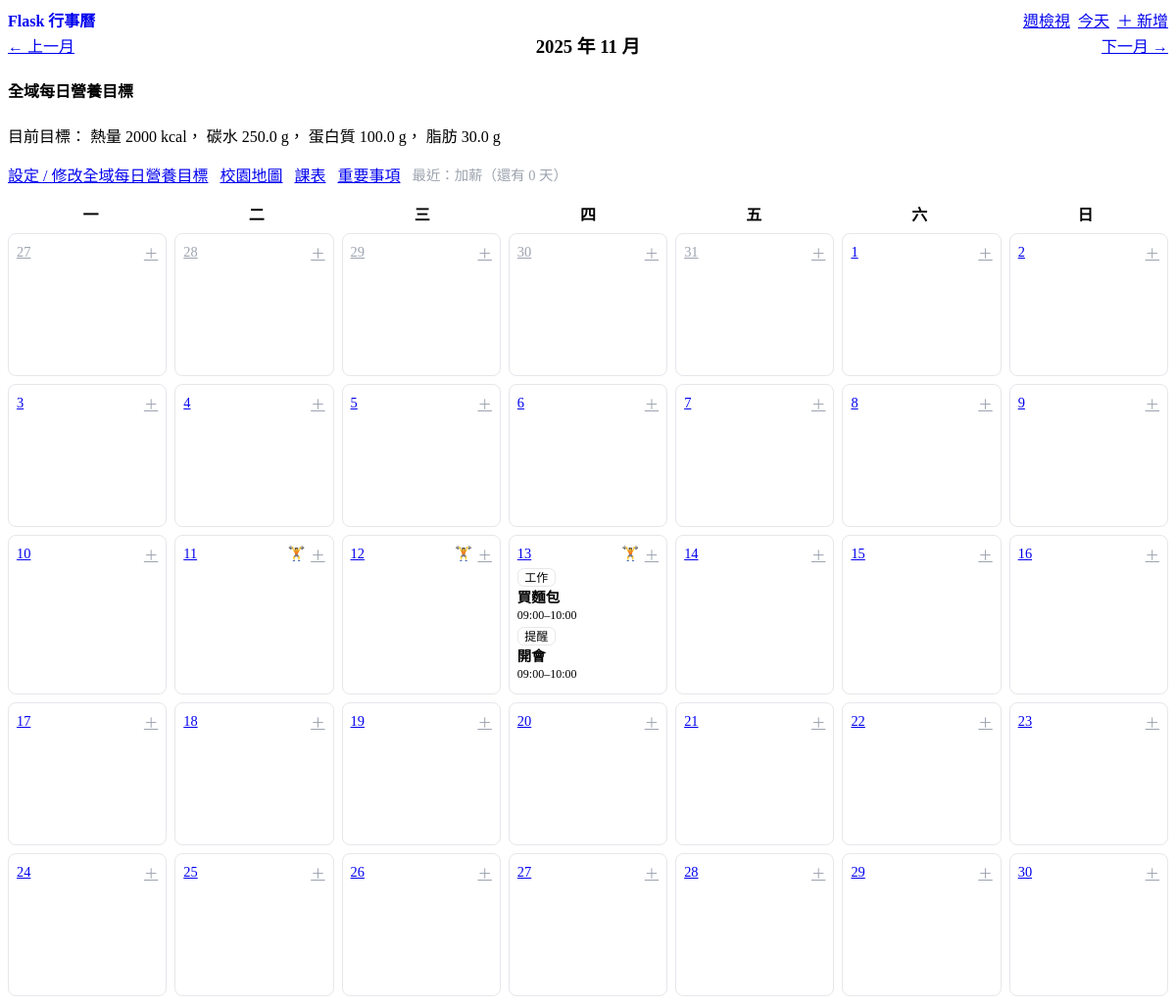
/?year=2025&month=11, run on the app's committed database.
### app.py (models this page shows)
class DailyNutritionGoal(db.Model):
    __tablename__ = "daily_nutrition_goals"
    id = db.Column(db.Integer, primary_key=True)
    date = db.Column(db.Date, nullable=False, unique=True)
    kcal_target = db.Column(db.Float, default=0.0)
    carb_target = db.Column(db.Float, default=0.0)
    protein_target = db.Column(db.Float, default=0.0)
    fat_target = db.Column(db.Float, default=0.0)

class ImportantItem(db.Model):
    __tablename__ = "important_items"
    id = db.Column(db.Integer, primary_key=True)
    title = db.Column(db.String(120), nullable=False)
    date = db.Column(db.Date, nullable=False)
    description = db.Column(db.Text, nullable=True)
    created_at = db.Column(db.DateTime, default=func.now())

class CalendarItem(db.Model):
    __tablename__ = "calendar_items"
    id = db.Column(db.Integer, primary_key=True)
    title = db.Column(db.String(120), nullable=False)
    item_type = db.Column(db.String(10), nullable=False)
    date = db.Column(db.Date, nullable=False)
    start_time = db.Column(db.Time, nullable=False)
    end_time = db.Column(db.Time, nullable=False)
    content = db.Column(db.Text, nullable=True)
    created_at = db.Column(db.DateTime, default=func.now())
    def time_range_str(self):
        return f"{self.start_time.strftime('%H:%M')}–{self.end_time.strftime('%H:%M')}"

### app.py (the view)
@app.route("/")
def index():
    try:
        year = int(request.args.get("year", datetime.today().year))
        month = int(request.args.get("month", datetime.today().month))
    except ValueError:
        year, month = datetime.today().year, datetime.today().month
    first_day, last_day = month_range(year, month)
    items = (
        CalendarItem.query
        .filter(CalendarItem.date.between(first_day, last_day))
        .order_by(CalendarItem.date.asc(), CalendarItem.start_time.asc())
        .all()
    )
    items_by_date = {}
    for it in items:
        items_by_date.setdefault(it.date, []).append(it)
    cal = calendar.Calendar(firstweekday=0)
    weeks = cal.monthdatescalendar(year, month)
    (prev_y, prev_m), (next_y, next_m) = month_nav(year, month)
    strength_dates = strength_dates_between(first_day, last_day)
    nutrition_goal = get_global_nutrition_goal()
    next_important, next_important_days = get_next_important()
    return render_template(
        "index.html",
        year=year,
        month=month,
        weeks=weeks,
        items_by_date=items_by_date,
        prev_year=prev_y,
        prev_month=prev_m,
        next_year=next_y,
        next_month=next_m,
        today=date.today(),
        strength_dates=strength_dates,
        nutrition_goal=nutrition_goal,
        next_important=next_important,
        next_important_days=next_important_days,
    )

### app.py (called while the page is built)
def month_range(year: int, month: int):
    first_day = date(year, month, 1)
    _, last = calendar.monthrange(year, month)
    return first_day, date(year, month, last)

def month_nav(year: int, month: int):
    this = date(year, month, 1)
    prev_month = (this.replace(day=1) - timedelta(days=1)).replace(day=1)
    next_month = (this.replace(day=28) + timedelta(days=4)).replace(day=1)
    return (prev_month.year, prev_month.month), (next_month.year, next_month.month)

def strength_dates_between(start_d: date, end_d: date):
    rows = (
        StrengthSet.query.with_entities(StrengthSet.date)
        .filter(StrengthSet.date.between(start_d, end_d))
        .group_by(StrengthSet.date)
        .all()
    )
    return {r.date for r in rows}

def get_global_nutrition_goal():
    return DailyNutritionGoal.query.order_by(DailyNutritionGoal.id.asc()).first()

def get_next_important():
    today = date.today()
    row = (
        ImportantItem.query
        .filter(ImportantItem.date >= today)
        .order_by(ImportantItem.date.asc())
        .first()
    )
    if row:
        days_left = (row.date - today).days
        return row, days_left
    return None, None

### templates/index.html (shortened to what this page needs)
{% extends "base.html" %}
{% block content %}
<div class="topbar">
  <a href="{{ url_for('index', year=prev_year, month=prev_month) }}">← 上一月</a>
  <h3 style="margin:0;">{{ year }} 年 {{ "%02d"|format(month) }} 月</h3>
  <a href="{{ url_for('index', year=next_year, month=next_month) }}">下一月 →</a>
</div>
<section style="margin-bottom:1rem;">
  <h4>全域每日營養目標</h4>
  {% if nutrition_goal %}
    <p>
      目前目標：
      熱量 {{ '%.0f'|format(nutrition_goal.kcal_target) }} kcal，
      碳水 {{ '%.1f'|format(nutrition_goal.carb_target) }} g，
      蛋白質 {{ '%.1f'|format(nutrition_goal.protein_target) }} g，
      脂肪 {{ '%.1f'|format(nutrition_goal.fat_target) }} g
    </p>
  {% else %}
    <p class="muted">尚未設定全域目標。</p>
  {% endif %}
  <div style="display:flex; gap:.75rem; flex-wrap:wrap; align-items:center; margin-top:.25rem;">
    <a href="{{ url_for('nutrition_goal_page') }}" role="button">
      設定 / 修改全域每日營養目標
    </a>
    <a href="https://taiming20030.wixsite.com/taiwantechsmap"
       target="_blank" rel="noopener"
       role="button" class="contrast">
      校園地圖
    </a>
    <a href="{{ url_for('timetable') }}" role="button" class="secondary">
      課表
    </a>
    <a href="{{ url_for('important') }}" role="button" class="secondary">
      重要事項
    </a>
    <span class="muted" style="font-size:0.9rem;">
      {% if next_important %}
        最近：{{ next_important.title }}（還有 {{ next_important_days }} 天）
      {% else %}
        目前沒有已設定的重要事項
      {% endif %}
    </span>
  </div>
</section>
<div class="header">
  <div>一</div><div>二</div><div>三</div><div>四</div><div>五</div><div>六</div><div>日</div>
</div>
<div class="calendar">
  {% for week in weeks %}
    {% for d in week %}
      {% set is_this_month = (d.month == month) %}
      {% set classes = "day" %}
      {% if d == today %}{% set classes = classes + " today" %}{% endif %}
      <div class="{{ classes }}">
        <div class="datebox">
          <a href="{{ url_for('day_view', datestr=d.strftime('%Y-%m-%d')) }}"
             class="{{ '' if is_this_month else 'muted' }}">{{ d.day }}</a>
          <div style="display:flex; gap:.35rem; align-items:center;">
            {% if d in strength_dates %}
              <span class="strength-dot" title="今日有重訓">🏋️</span>
            {% endif %}
            <a href="{{ url_for('add', date=d.strftime('%Y-%m-%d')) }}" class="muted">＋</a>
          </div>
        </div>
        {% for it in items_by_date.get(d, []) %}
          <div class="item">
            <span class="badge">{{ it.item_type }}</span>
            <div class="item-title">{{ it.title }}</div>
            <div><small>{{ it.time_range_str() }}</small></div>
          </div>
        {% endfor %}
      </div>
    {% endfor %}
  {% endfor %}
</div>
{% endblock %}

### templates/base.html (style rules this page uses)
.calendar { display: grid; grid-template-columns: repeat(7, 1fr); gap: .5rem; }
.day { border: 1px solid #e5e7eb; border-radius: .5rem; padding: .5rem; min-height: 8rem; background:#fff; }
.muted { color:#9ca3af; }
.header { display:grid; grid-template-columns: repeat(7, 1fr); text-align:center; margin:.5rem 0; font-weight:600; }
.datebox { font-size:.9rem; display:flex; justify-content:space-between; align-items:center; gap:.25rem; }
.badge { font-size:.75rem; padding:.1rem .4rem; border-radius:.4rem; border:1px solid #e5e7eb; }
.item { font-size:.9rem; margin:.25rem 0; }
.item-title { font-weight:600; }
.topbar { display:flex; gap:.5rem; justify-content:space-between; align-items:center; }
.strength-dot { font-size: .9rem; line-height: 1; }

### data on the page
DailyNutritionGoal: kcal_target "2000", carb_target "250.0", protein_target "100.0", fat_target "30.0"
ImportantItem: title "加薪"
CalendarItem: item_type "工作", title "買麵包", time_range_str "09:00–10:00"
CalendarItem: item_type "提醒", title "開會", time_range_str "09:00–10:00"

### other printed values
{{ year }} "2025"
{{ "%02d"|format(month) }} "11"
{{ next_important_days }} "0"
{{ d.day }} "27" "28" "29" "30" "31" "1" "2" "3" "4" "5" "6" "7" "8" "9" "10" "11" "12" "13" "14" "15" "16" "17" "18" "19" "20" "21" "22" "23" "24" "25" "26" "27" "28" "29" "30"
